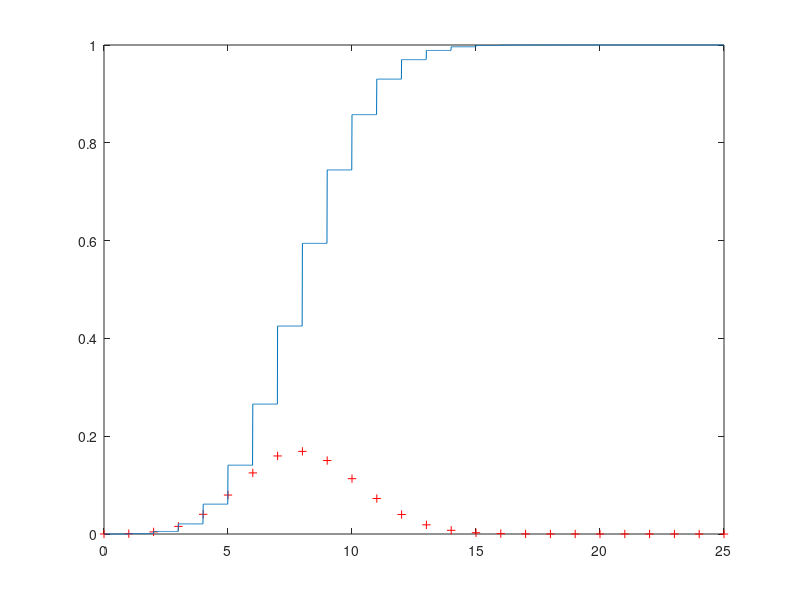

The MATLAB script that drew this image:
p = 0.32;
n = 25;
x = 0:n;
pdfb = binopdf(x,n,p);
plot(x, pdfb,'r+')
hold on
xx=0:0.01:n;
cdfb = binocdf(xx,n,p);
plot(xx,cdfb)


%Nickel powders are used in coatings used to shield electronic equipment. A random sample
%is selected, and the sizes of nickel particles in each coating are recorded (they are assumed
%to be approximately normally distributed):
%3.26, 1.89, 2.42, 2.03, 3.07, 2.95, 1.39, 3.06, 2.46, 3.35, 1.56, 1.79, 1.76, 3.82, 2.42, 2.96
%a. At the 5% significance level, on average, do these nickel particles seem to be smaller
%than 3?
%b. Find a 99% confidence interval for the standard deviation of the size of nickel particles.

alpha = input('Significance level = ');
x = [3.26 1.89 2.42 2.03 3.07 2.95 1.39 3.06 2.46 3.35 1.56 1.79 1.76 3.82 2.42 2.96];
n = columns(x);

%a)
fprintf("We have a left tailed test. Sigma is unknown, so we will use the second part of the first case\n");
fprintf("The null hypothesis is mu = 3\n");
fprintf("The alternative hypothesis is mu < 3\n");

m0 = 3;
[H, P, CI, stat] = ttest(x, m0, "alpha",alpha,"tail","left");
%H is the rejection of the null hypothesis, P is the P-value, CI is the Confidence interval, zstat is the value of the test statistic
if H == 0
	fprintf("The null hypothesis is not rejected, the particles seem to be larger than 3\n")
else
	fprintf("The null hypothesis is rejected, the particles seem to be smaller than 3\n")
end

% quantile for student distribution
q = tinv(alpha, n - 1);

fprintf("\nThe rejection region is (%6.4f, %6.4f).\n", -inf, q)
fprintf("The confidence interval is (%4.4f,%4.4f).\n", CI)
fprintf("The value of the test statistic is %6.4f.\n", stat.tstat)
fprintf("The P-value for the variances test is %6.4f.\n", P)

%b)
confidence = input("Confidence interval = ");
alpha = 1-confidence;

% we compute the standard deviation of the vector
standardDeviationOfX = std(x);

% we compute the average of the vector
averageOfX = mean(x);


fprintf("We need the standard deviation of x so we use the second case from the confidence interval file and compute using chi 2. This gives us the variance so we need to sqrt to convert to standard deviation\n")
o1 = (n-1)*standardDeviationOfX*standardDeviationOfX/chi2inv(1-alpha/2, n-1);
o2 = (n-1)*standardDeviationOfX*standardDeviationOfX/chi2inv(alpha/2, n-1);

s1 = sqrt(o1);
s2 = sqrt(o2);

fprintf("The interval is (%f, %f)\n", s1, s2)